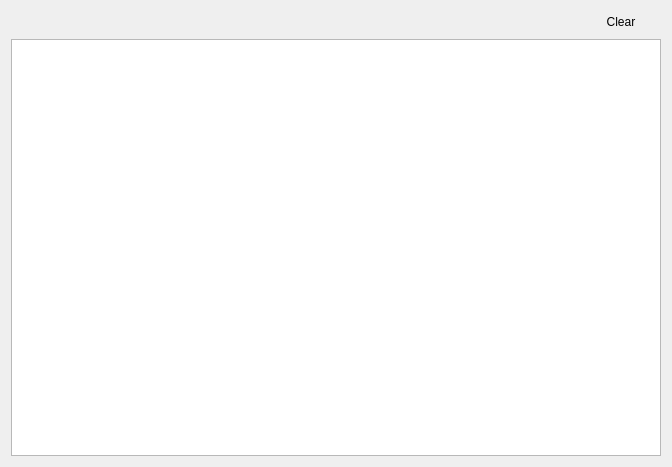
<?xml version="1.0" encoding="UTF-8"?>
<ui version="4.0">
 <class>PageDebugPrint</class>
 <widget class="QWidget" name="PageDebugPrint">
  <property name="geometry">
   <rect>
    <x>0</x>
    <y>0</y>
    <width>672</width>
    <height>467</height>
   </rect>
  </property>
  <property name="windowTitle">
   <string>Form</string>
  </property>
  <layout class="QVBoxLayout" name="verticalLayout_2">
   <item>
    <layout class="QHBoxLayout" name="horizontalLayout">
     <item>
      <widget class="QLabel" name="pageTitle"/>
     </item>
     <item>
      <spacer name="horizontalSpacer">
       <property name="orientation">
        <enum>Qt::Horizontal</enum>
       </property>
       <property name="sizeHint" stdset="0">
        <size>
         <width>40</width>
         <height>20</height>
        </size>
       </property>
      </spacer>
     </item>
     <item>
      <widget class="QPushButton" name="clearButton">
       <property name="small" stdset="0">
        <bool>true</bool>
       </property>
       <property name="flat">
        <bool>true</bool>
       </property>
       <property name="sizePolicy">
        <sizepolicy hsizetype="Fixed" vsizetype="Fixed">
         <horstretch>0</horstretch>
         <verstretch>0</verstretch>
        </sizepolicy>
       </property>
       <property name="toolTip">
        <string>Clear all text from console</string>
       </property>
       <property name="text">
        <string>Clear</string>
       </property>
       <property name="icon">
        <iconset resource="../res.qrc">
         <normaloff>:/res/icons/Delete-96.png</normaloff>:/res/icons/Delete-96.png</iconset>
       </property>
      </widget>
     </item>
    </layout>
   </item>
   <item>
    <widget class="VTextBrowser" name="consoleBrowser">
     <property name="font">
      <font>
       <family>Roboto Mono</family>
      </font>
     </property>
     <property name="lineWrapMode">
      <enum>QTextEdit::NoWrap</enum>
     </property>
    </widget>
   </item>
  </layout>
 </widget>
 <customwidgets>
  <customwidget>
   <class>VTextBrowser</class>
   <extends>QTextEdit</extends>
   <header>widgets/vtextbrowser.h</header>
  </customwidget>
 </customwidgets>
 <resources>
  <include location="../res.qrc"/>
 </resources>
 <connections>
  <connection>
   <sender>clearButton</sender>
   <signal>clicked()</signal>
   <receiver>consoleBrowser</receiver>
   <slot>clear()</slot>
   <hints>
    <hint type="sourcelabel">
     <x>649</x>
     <y>22</y>
    </hint>
    <hint type="destinationlabel">
     <x>317</x>
     <y>232</y>
    </hint>
   </hints>
  </connection>
 </connections>
</ui>
